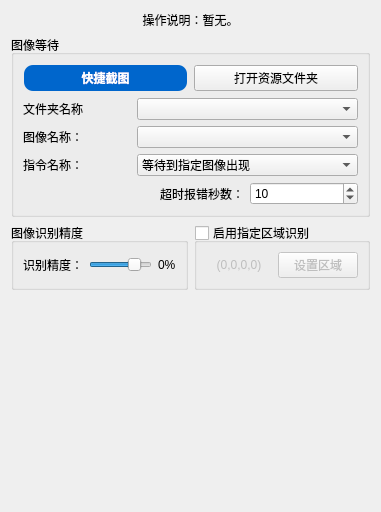
       <widget class="QWidget" name="tab_19">
        <attribute name="title">
         <string>图像等待</string>
        </attribute>
        <layout class="QVBoxLayout" name="verticalLayout_40">
         <item>
          <widget class="QLabel" name="label_89">
           <property name="sizePolicy">
            <sizepolicy hsizetype="Preferred" vsizetype="Preferred">
             <horstretch>0</horstretch>
             <verstretch>0</verstretch>
            </sizepolicy>
           </property>
           <property name="text">
            <string>操作说明：暂无。</string>
           </property>
           <property name="alignment">
            <set>Qt::AlignmentFlag::AlignCenter</set>
           </property>
           <property name="wordWrap">
            <bool>false</bool>
           </property>
           <property name="margin">
            <number>0</number>
           </property>
           <property name="indent">
            <number>-1</number>
           </property>
           <property name="openExternalLinks">
            <bool>false</bool>
           </property>
          </widget>
         </item>
         <item>
          <widget class="QGroupBox" name="groupBox_2">
           <property name="title">
            <string>图像等待</string>
           </property>
           <layout class="QVBoxLayout" name="verticalLayout_20">
            <item>
             <layout class="QHBoxLayout" name="horizontalLayout_5">
              <item>
               <widget class="QPushButton" name="pushButton_21">
                <property name="palette">
                 <palette>
                  <active>
                   <colorrole role="WindowText">
                    <brush brushstyle="SolidPattern">
                     <color alpha="255">
                      <red>255</red>
                      <green>255</green>
                      <blue>255</blue>
                     </color>
                    </brush>
                   </colorrole>
                   <colorrole role="Button">
                    <brush brushstyle="SolidPattern">
                     <color alpha="255">
                      <red>0</red>
                      <green>102</green>
                      <blue>204</blue>
                     </color>
                    </brush>
                   </colorrole>
                   <colorrole role="Text">
                    <brush brushstyle="SolidPattern">
                     <color alpha="255">
                      <red>255</red>
                      <green>255</green>
                      <blue>255</blue>
                     </color>
                    </brush>
                   </colorrole>
                   <colorrole role="ButtonText">
                    <brush brushstyle="SolidPattern">
                     <color alpha="255">
                      <red>255</red>
                      <green>255</green>
                      <blue>255</blue>
                     </color>
                    </brush>
                   </colorrole>
                   <colorrole role="Base">
                    <brush brushstyle="SolidPattern">
                     <color alpha="255">
                      <red>0</red>
                      <green>102</green>
                      <blue>204</blue>
                     </color>
                    </brush>
                   </colorrole>
                   <colorrole role="Window">
                    <brush brushstyle="SolidPattern">
                     <color alpha="255">
                      <red>0</red>
                      <green>102</green>
                      <blue>204</blue>
                     </color>
                    </brush>
                   </colorrole>
                   <colorrole role="PlaceholderText">
                    <brush brushstyle="NoBrush">
                     <color alpha="128">
                      <red>255</red>
                      <green>255</green>
                      <blue>255</blue>
                     </color>
                    </brush>
                   </colorrole>
                  </active>
                  <inactive>
                   <colorrole role="WindowText">
                    <brush brushstyle="SolidPattern">
                     <color alpha="255">
                      <red>255</red>
                      <green>255</green>
                      <blue>255</blue>
                     </color>
                    </brush>
                   </colorrole>
                   <colorrole role="Button">
                    <brush brushstyle="SolidPattern">
                     <color alpha="255">
                      <red>0</red>
                      <green>102</green>
                      <blue>204</blue>
                     </color>
                    </brush>
                   </colorrole>
                   <colorrole role="Text">
                    <brush brushstyle="SolidPattern">
                     <color alpha="255">
                      <red>255</red>
                      <green>255</green>
                      <blue>255</blue>
                     </color>
                    </brush>
                   </colorrole>
                   <colorrole role="ButtonText">
                    <brush brushstyle="SolidPattern">
                     <color alpha="255">
                      <red>255</red>
                      <green>255</green>
                      <blue>255</blue>
                     </color>
                    </brush>
                   </colorrole>
                   <colorrole role="Base">
                    <brush brushstyle="SolidPattern">
                     <color alpha="255">
                      <red>0</red>
                      <green>102</green>
                      <blue>204</blue>
                     </color>
                    </brush>
                   </colorrole>
                   <colorrole role="Window">
                    <brush brushstyle="SolidPattern">
                     <color alpha="255">
                      <red>0</red>
                      <green>102</green>
                      <blue>204</blue>
                     </color>
                    </brush>
                   </colorrole>
                   <colorrole role="PlaceholderText">
                    <brush brushstyle="NoBrush">
                     <color alpha="128">
                      <red>255</red>
                      <green>255</green>
                      <blue>255</blue>
                     </color>
                    </brush>
                   </colorrole>
                  </inactive>
                  <disabled>
                   <colorrole role="WindowText">
                    <brush brushstyle="SolidPattern">
                     <color alpha="255">
                      <red>255</red>
                      <green>255</green>
                      <blue>255</blue>
                     </color>
                    </brush>
                   </colorrole>
                   <colorrole role="Button">
                    <brush brushstyle="SolidPattern">
                     <color alpha="255">
                      <red>0</red>
                      <green>102</green>
                      <blue>204</blue>
                     </color>
                    </brush>
                   </colorrole>
                   <colorrole role="Text">
                    <brush brushstyle="SolidPattern">
                     <color alpha="255">
                      <red>255</red>
                      <green>255</green>
                      <blue>255</blue>
                     </color>
                    </brush>
                   </colorrole>
                   <colorrole role="ButtonText">
                    <brush brushstyle="SolidPattern">
                     <color alpha="92">
                      <red>0</red>
                      <green>0</green>
                      <blue>0</blue>
                     </color>
                    </brush>
                   </colorrole>
                   <colorrole role="Base">
                    <brush brushstyle="SolidPattern">
                     <color alpha="255">
                      <red>0</red>
                      <green>102</green>
                      <blue>204</blue>
                     </color>
                    </brush>
                   </colorrole>
                   <colorrole role="Window">
                    <brush brushstyle="SolidPattern">
                     <color alpha="255">
                      <red>0</red>
                      <green>102</green>
                      <blue>204</blue>
                     </color>
                    </brush>
                   </colorrole>
                   <colorrole role="PlaceholderText">
                    <brush brushstyle="NoBrush">
                     <color alpha="128">
                      <red>255</red>
                      <green>255</green>
                      <blue>255</blue>
                     </color>
                    </brush>
                   </colorrole>
                  </disabled>
                 </palette>
                </property>
                <property name="font">
                 <font>
                  <family>Microsoft YaHei</family>
                  <bold>true</bold>
                 </font>
                </property>
                <property name="styleSheet">
                 <string notr="true">QPushButton {
    background-color: #0066CC; /* 蓝色 */
    color: white;
    border-radius: 10px; /* 设置圆角半径 */
    font-family: 'Microsoft YaHei'; /* 设置字体为微软雅黑 */
    padding: 3px 5px; /* 设置内边距，使按钮看起来更美观 */
    border: 2px solid transparent; /* 设置边框为透明 */
}

QPushButton:hover {
    background-color: #0056B3; /* 鼠标悬停时的较深蓝色，通过调整#0066CC的明度得到 */
}

QPushButton:pressed {
    background-color: #004C99; /* 按钮按下时的更深蓝色，通过调整#0066CC的明度得到 */
}
</string>
                </property>
                <property name="text">
                 <string>快捷截图</string>
                </property>
               </widget>
              </item>
              <item>
               <widget class="QPushButton" name="pushButton_22">
                <property name="text">
                 <string>打开资源文件夹</string>
                </property>
               </widget>
              </item>
             </layout>
            </item>
            <item>
             <layout class="QGridLayout" name="gridLayout_9">
              <item row="1" column="0">
               <widget class="QLabel" name="label_46">
                <property name="text">
                 <string>图像名称：</string>
                </property>
               </widget>
              </item>
              <item row="2" column="1" colspan="2">
               <widget class="QComboBox" name="comboBox_19">
                <item>
                 <property name="text">
                  <string>等待到指定图像出现</string>
                 </property>
                </item>
                <item>
                 <property name="text">
                  <string>等待到指定图像消失</string>
                 </property>
                </item>
               </widget>
              </item>
              <item row="3" column="2">
               <widget class="QSpinBox" name="spinBox_6">
                <property name="minimum">
                 <number>1</number>
                </property>
                <property name="maximum">
                 <number>86400</number>
                </property>
                <property name="value">
                 <number>10</number>
                </property>
               </widget>
              </item>
              <item row="1" column="1" colspan="2">
               <widget class="QComboBox" name="comboBox_18"/>
              </item>
              <item row="3" column="0" colspan="2">
               <widget class="QLabel" name="label_48">
                <property name="text">
                 <string>超时报错秒数：</string>
                </property>
                <property name="alignment">
                 <set>Qt::AlignmentFlag::AlignRight|Qt::AlignmentFlag::AlignTrailing|Qt::AlignmentFlag::AlignVCenter</set>
                </property>
               </widget>
              </item>
              <item row="0" column="0">
               <widget class="QLabel" name="label_45">
                <property name="text">
                 <string>文件夹名称</string>
                </property>
               </widget>
              </item>
              <item row="0" column="1" colspan="2">
               <widget class="QComboBox" name="comboBox_17"/>
              </item>
              <item row="2" column="0">
               <widget class="QLabel" name="label_47">
                <property name="text">
                 <string>指令名称：</string>
                </property>
               </widget>
              </item>
             </layout>
            </item>
           </layout>
          </widget>
         </item>
         <item>
          <layout class="QHBoxLayout" name="horizontalLayout_33" stretch="1,1">
           <item>
            <widget class="QGroupBox" name="groupBox_79">
             <property name="title">
              <string>图像识别精度</string>
             </property>
             <layout class="QGridLayout" name="gridLayout_75">
              <item row="0" column="1">
               <layout class="QHBoxLayout" name="horizontalLayout_36">
                <item>
                 <widget class="QSlider" name="horizontalSlider_6">
                  <property name="maximum">
                   <number>100</number>
                  </property>
                  <property name="value">
                   <number>80</number>
                  </property>
                  <property name="orientation">
                   <enum>Qt::Orientation::Horizontal</enum>
                  </property>
                 </widget>
                </item>
                <item>
                 <widget class="QLabel" name="label_182">
                  <property name="text">
                   <string>0%</string>
                  </property>
                 </widget>
                </item>
               </layout>
              </item>
              <item row="0" column="0">
               <widget class="QLabel" name="label_183">
                <property name="text">
                 <string>识别精度：</string>
                </property>
               </widget>
              </item>
             </layout>
            </widget>
           </item>
           <item>
            <widget class="QGroupBox" name="groupBox_61">
             <property name="enabled">
              <bool>true</bool>
             </property>
             <property name="title">
              <string>启用指定区域识别</string>
             </property>
             <property name="checkable">
              <bool>true</bool>
             </property>
             <property name="checked">
              <bool>false</bool>
             </property>
             <layout class="QHBoxLayout" name="horizontalLayout_24">
              <item>
               <widget class="QLabel" name="label_160">
                <property name="text">
                 <string>(0,0,0,0)</string>
                </property>
                <property name="alignment">
                 <set>Qt::AlignmentFlag::AlignCenter</set>
                </property>
               </widget>
              </item>
              <item>
               <widget class="QPushButton" name="pushButton_54">
                <property name="text">
                 <string>设置区域</string>
                </property>
               </widget>
              </item>
             </layout>
            </widget>
           </item>
          </layout>
         </item>
         <item>
          <spacer name="verticalSpacer_8">
           <property name="orientation">
            <enum>Qt::Orientation::Vertical</enum>
           </property>
           <property name="sizeHint" stdset="0">
            <size>
             <width>20</width>
             <height>211</height>
            </size>
           </property>
          </spacer>
         </item>
        </layout>
       </widget>
